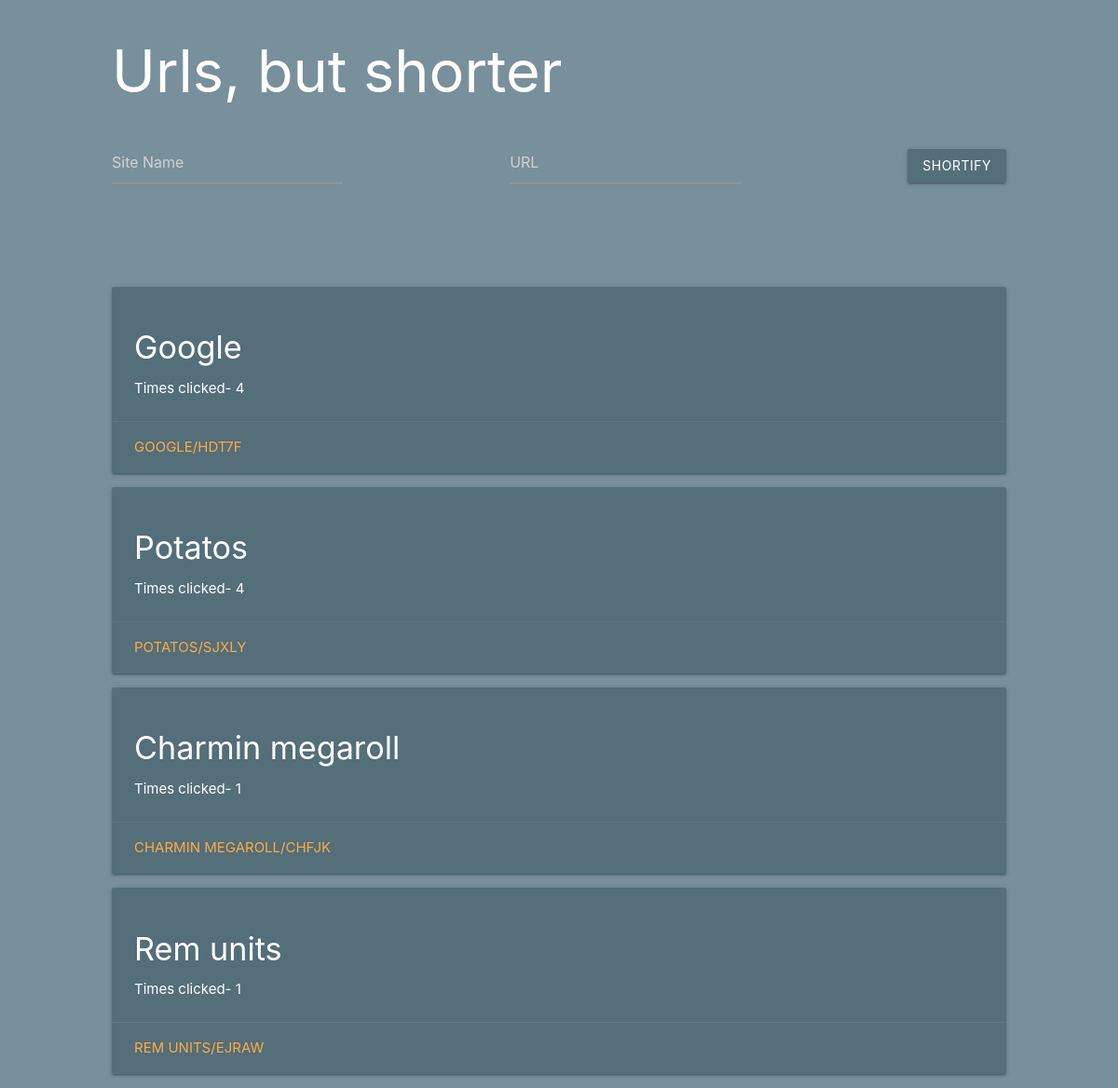
The page /urlshort/ on the database its author committed.
### urlshort/models.py (models this page shows, shortened)
class UrlInput(models.Model):
    site_name = models.CharField(max_length=20)
    old_url = models.CharField(max_length=200)
    short_url = models.CharField(max_length=20)
    click_count = models.IntegerField()

### urlshort/views.py (the view)
# urls.py: path('', views.index, name='index'),
def index(request):
    urls = UrlInput.objects.all()
    context = {
    'urls' : urls
    }
    return render(request, 'urlshort/index.html', context)

### urlshort/templates/urlshort/index.html (shortened to what this page needs)
{% extends 'urlshort/base.html' %}
{% block content %}
    <form action="{% url 'urlshort:saveurl' %}" method="POST" class="inputform">
      <header>
        <h1 class="white-text">Urls, but shorter</h1>
    </header>
    <div class="input">
              <div class="input-field">
                  <input placeholder="Site Name" id="site_name" type="text" class="validate" name="site_name">
              </div>
              <div class="input-field col s6">
                  <input placeholder="URL" id="old_url" type="text" class="validate" name="old_url">
              </div>
      <button type="submit" class="waves-effect waves-light btn blue-grey darken-1">Shortify</button>
    </div>
    </form>
    <div class="bigoldiv">
      <div class="blocker">
      </div>
    {% for url in urls %}
      <div class="card horizontal hoverable blue-grey darken-1">
        <div class="card-stacked">
          <div class="card-content white-text" >
              <h4>{{url.site_name}}</h4>
            <p>Times clicked- {{url.click_count}}</p>
          </div>
          <div class="card-action">
            <a target="_blank" href="{% url 'urlshort:sendit' url.short_url %}">{{url.site_name}}/{{url.short_url}}</a>
          </div>
        </div>
      </div>
    {% endfor %}
    {% endblock %}

### urlshort/templates/urlshort/base.html (style rules this page uses)
body { background-color: #78909c; }
.bigoldiv { max-width: 80vw; margin: 0 auto; position: relative; }
.inputform { width: 100vw; background-color: #78909c; z-index: 999; margin: 0 auto; position: fixed; top: 0; }
.input { max-width: 80vw; margin: 0 auto; display: flex; justify-content: space-between; align-items: center; }
header { max-width: 80vw; margin: 0 auto; }
.blocker { height: 300px; }

### rows shown on the page
UrlInput: site_name "Google", click_count "4", site_name "GOOGLE", short_url "HDT7F"
UrlInput: site_name "Potatos", click_count "4", site_name "POTATOS", short_url "SJXLY"
UrlInput: site_name "Charmin megaroll", click_count "1", site_name "CHARMIN MEGAROLL", short_url "CHFJK"
UrlInput: site_name "Rem units", click_count "1", site_name "REM UNITS", short_url "EJRAW"
